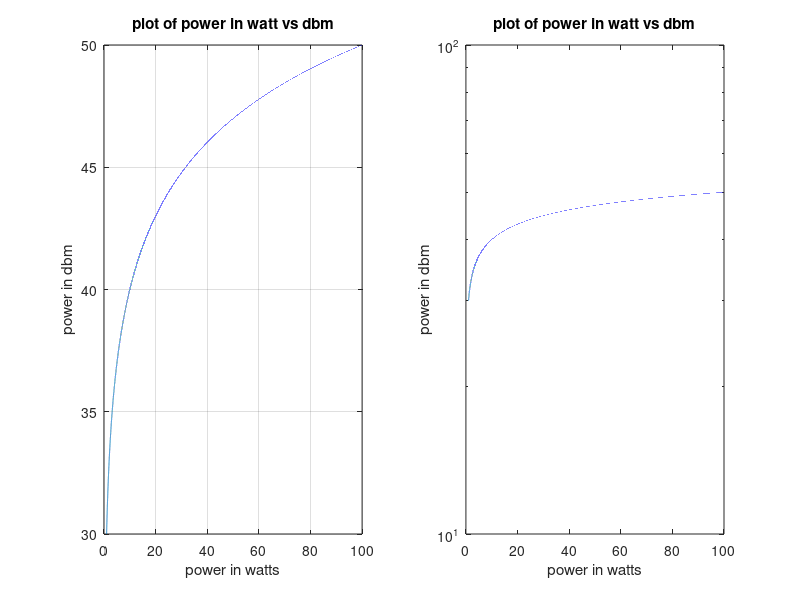

This figure's MATLAB source: (Note: this script raises an error after producing the figure.)
% Script File:Assignment5.m
% purpose:To plot two graphs.
% Record Of Revision
% Date              Programmer         Description of Change
% ------------------------------------------------------------
% ------------------------------------------------------------
%  19/08/16       Abhsihek Agrawal(1541012558)        original Code
% Define Variables
% p2=input power
% p1=reference power
% db=power in decibal
clc;
clear all;
close all;
p2=input('Enter the input power: ');
p1=input('Enter the reference power: ');
db=10*log10(p2/p1);
fprintf('The reference power of p2 in db is %f',db);
pinitial=10^-3;
p=1:0.001:100;
dbm=10*log10(p./pinitial);
subplot(1,2,1);
plot(p,dbm);
xlabel('power in watts');
ylabel('power in dbm');
title('plot of power in watt vs dbm');
grid on;
subplot(1,2,2);
semilogy(p,dbm);
xlabel('power in watts');
ylabel('power in dbm');
title('plot of power in watt vs dbm');
gtext('1541012558');
grid on;